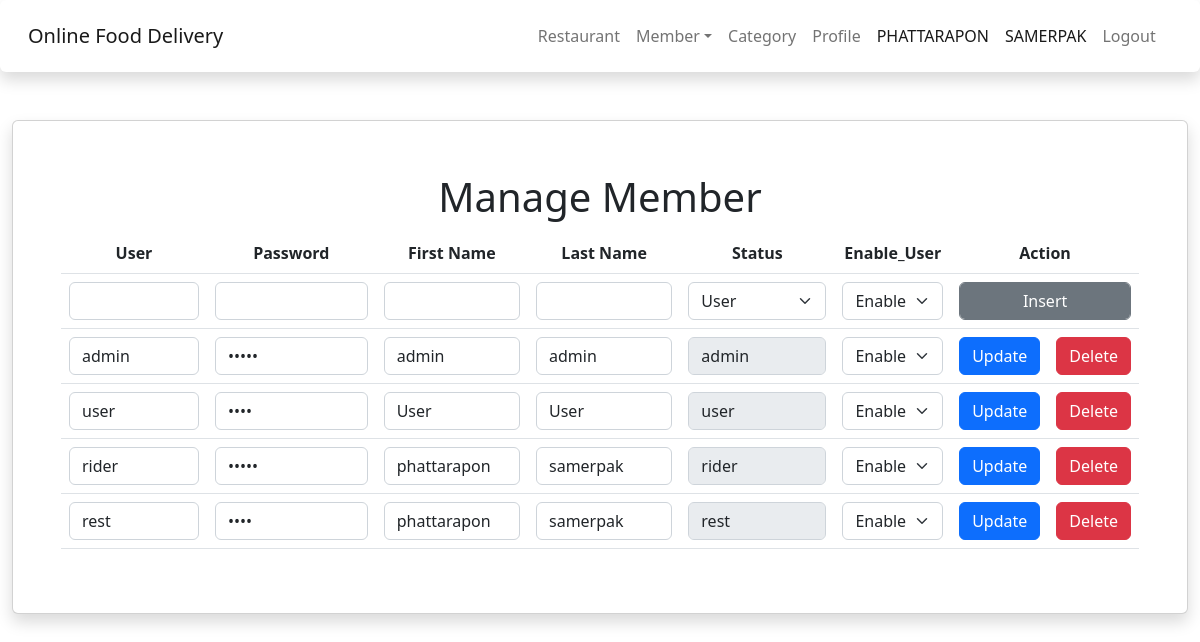
/admin/manage_member.php (signed in), run on an earlier commit of the app's database.
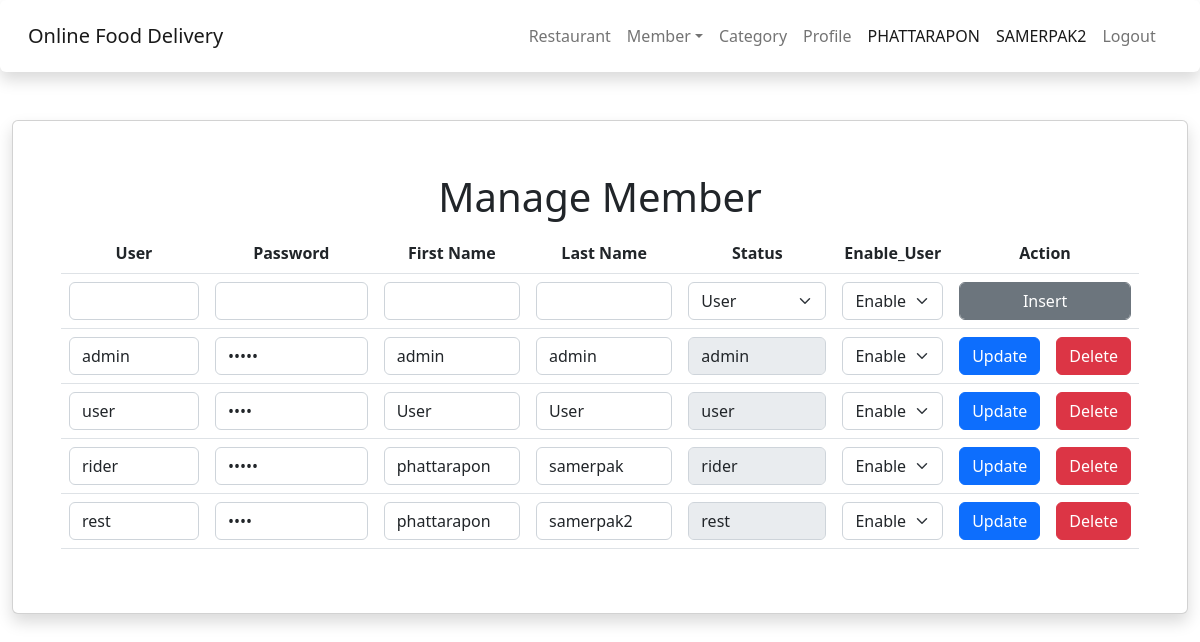
And on a later commit of the database.
### tables this page shows
CREATE TABLE `member` (
  `mem_id` int(11) NOT NULL,
  `mem_user` varchar(50) NOT NULL,
  `mem_pass` varchar(50) NOT NULL,
  `mem_name` varchar(30) NOT NULL,
  `mem_last` varchar(30) NOT NULL,
  `mem_mail` varchar(50) NOT NULL,
  `mem_phone` varchar(10) NOT NULL,
  `mem_img` varchar(50) DEFAULT NULL,
  `mem_address` varchar(255) NOT NULL,
  `mem_status` varchar(10) NOT NULL,
  `mem_check` varchar(10) NOT NULL
);

### admin/manage_member.php (the view, shortened to what the changed rows need)
<!DOCTYPE html>
<html lang="en">
<head>
    <?php include('../asset/head/head-admin.php'); ?>
</head>
<body>
    <div class="container-fluid content">
        <div class="card shadow p-5 mb-5 bg-body rounded">
            <h1 class="text-center p-1">Manage Member</h1>
            <div class="table-responsive">
                <table class="table">
                    <thead align="center">
                        <tr>
                            <th>User</th>
                            <th>Password</th>
                            <th>First Name</th>
                            <th>Last Name</th>
                            <th>Status</th>
                            <th>Enable_User</th>
                            <th colspan="2">Action</th>
                        </tr>
                    </thead>
                    <?php
                    $sql = "SELECT * FROM member WHERE mem_check = 'enable'";
                    $query = mysqli_query($conn, $sql);
                    ?>
                    <?php while ($result = mysqli_fetch_array($query)): ?>
                        <tbody>
                            <tr>
                                <form action="config_member.php" method="POST">
                                    <td><input type="text" class="form-control" name="mem_user"
                                            value="<?php echo $result['mem_user']; ?>"></td>
                                    <td><input type="password" class="form-control" name="mem_pass"
                                            value="<?php echo $result['mem_pass']; ?>"></td>
                                    <td><input type="text" class="form-control" name="mem_name"
                                            value="<?php echo $result['mem_name']; ?>"></td>
                                    <td><input type="text" class="form-control" name="mem_last"
                                            value="<?php echo $result['mem_last']; ?>"></td>
                                    <td><input type="text" disabled class="form-control" name="mem_status"
                                            value="<?php echo $result['mem_status']; ?>"></td>
                                    <td>
                                        <select class="form-control form-select " name="mem_check">
                                            <option value="enable">Enable</option>
                                        </select>
                                    </td>
                                    <td><button type="submit" name="update" class="btn btn-primary">Update</button></td>
                                    <td><button type="submit" name="delete" class="btn btn-danger">Delete</button></td>
                                </form>
                            </tr>
                        </tbody>
                    <?php endwhile; ?>
                </table>
            </div>
        </div>
    </div>
</body>
</html>

### asset/head/head-admin.php (shortened to what the changed rows need)
<?php
    if(!$_SESSION["mem_id"]){
        header("location: ../index.php");
    }else{?>
<header>
    <link rel="stylesheet" href="../asset/css/bootstrap.min.css">
    <link rel="stylesheet" href="../style.css">
    <nav class="navbar navbar-expand-lg bg-light shadow p-3 mb-5 bg-body rounded">
    <div class="container-fluid">
        <a class="navbar-brand" href="index.php">Online Food Delivery</a>
        <div class="collapse navbar-collapse" id="navbarNav">
            <ul class="navbar-nav ms-auto mb-2 mb-lg-0">
                <li class="nav-item">
                    <a class="nav-link" href="manage_rest.php">Restaurant</a>
                </li>
                <li class="nav-item dropdown">
                    <a class="nav-link dropdown-toggle" role="button" data-bs-toggle="dropdown">Member</a>
                </li>
                <li class="nav-item">
                    <a class="nav-link" href="manage_cate.php">Category</a>
                </li>
                <li class="nav-item">
                    <a class="nav-link" href="profile.php">Profile</a>
                </li>
                <li class="nav-item">
                    <a class="nav-link active"><?php echo strtoupper($_SESSION["mem_name"]); ?></a>
                </li>
                <li class="nav-item">
                    <a class="nav-link active"><?php echo strtoupper($_SESSION["mem_last"]); ?></a>
                </li>
                <li class="nav-item">
                    <a class="nav-link" href="../logout.php">Logout&nbsp;&nbsp;</a>
                </li>
            </ul>
        </div>
    </div>
</nav>
</header>
<?php } ?>

What changed in the data, as far as the page shows it:
changed member "rest": mem_last "samerpak" → "samerpak2"
Also different on the page:
$_SESSION["mem_last"]: "SAMERPAK" → "SAMERPAK2"
